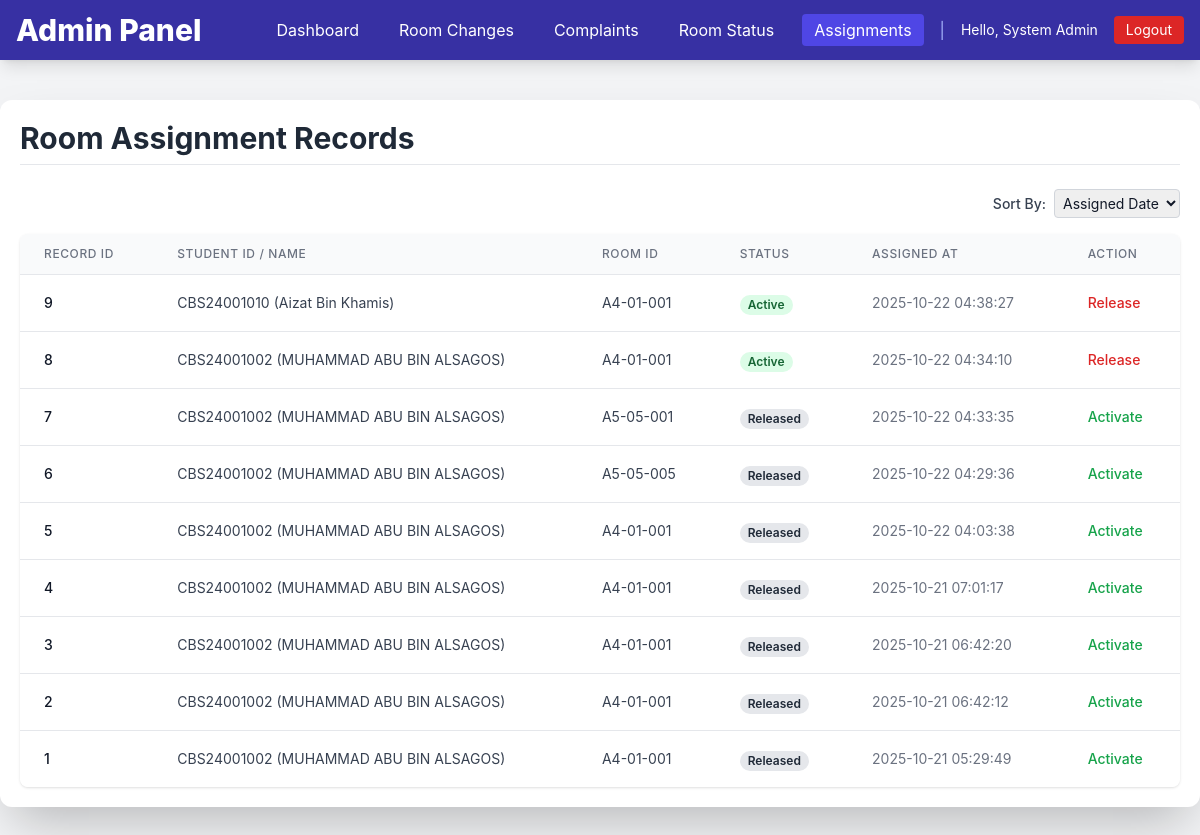
/admin_assignment_records.php (signed in), run on the app's committed database.
### tables this page shows
CREATE TABLE `student_rooms` (
  `sr_id` int(11) NOT NULL,
  `student_id` varchar(50) NOT NULL,
  `room_identifier` varchar(20) NOT NULL,
  `semester` varchar(50) DEFAULT NULL,
  `status` varchar(50) DEFAULT 'Active',
  `assigned_at` timestamp NOT NULL DEFAULT current_timestamp(),
  `released_at` timestamp NULL DEFAULT NULL
);

CREATE TABLE `users` (
  `student_id` varchar(50) NOT NULL,
  `full_name` varchar(200) NOT NULL,
  `email` varchar(255) NOT NULL,
  `phone` varchar(30) DEFAULT NULL,
  `password` varchar(255) NOT NULL,
  `role` varchar(20) NOT NULL,
  `gender` varchar(10) DEFAULT NULL,
  `created_at` timestamp NOT NULL DEFAULT current_timestamp(),
  `updated_at` timestamp NOT NULL DEFAULT current_timestamp() ON UPDATE current_timestamp()
);

### conn.php (called while the page is built, shortened)
<?php
$host = 'localhost';
$user = 'root';
$pass = '';
$dbname = 'hostel';
$conn = new mysqli($host, $user, $pass, $dbname);
function getRoomRegisterRecords($sort_by = 'assigned_at') {
    global $conn;
    $allowed_columns = ['sr_id', 'student_id', 'room_identifier', 'semester', 'assignment_status', 'assigned_at', 'released_at'];
    $order_column = in_array($sort_by, $allowed_columns) ? $sort_by : 'assigned_at';
    $order_direction = 'DESC';
    $query = "SELECT sr.sr_id, sr.student_id, sr.room_identifier, sr.semester, sr.status as assignment_status, sr.assigned_at, sr.released_at, u.full_name
              FROM student_rooms sr
              JOIN users u ON sr.student_id = u.student_id
              ORDER BY $order_column $order_direction";
    $result = $conn->query($query);
    $data = [];
    if ($result) {
        while ($row = $result->fetch_assoc()) {
            $data[] = $row;
        }
    }
    return $data;
}
?>

### admin_assignment_records.php (the view, shortened to what this page needs)
<?php
require_once 'conn.php';
$sort_by = $_GET['sort'] ?? 'assigned_at';
$register_records = getRoomRegisterRecords($sort_by);
?>
<!DOCTYPE html>
<html lang="en">
<head>
    <script src="https://cdn.tailwindcss.com"></script>
</head>
<body class="bg-gray-100 text-gray-900 m-0 p-0">
    <?php include 'admin_nav.php'; ?>
    <div class="max-w-7xl mx-auto my-10 p-5 bg-white rounded-xl shadow-2xl">
        <h2 class="text-3xl font-bold text-gray-800 mb-6 border-b pb-2">Room Assignment Records</h2>
        <div class="mb-4 flex justify-end items-center space-x-2">
            <label for="sort-select" class="text-sm font-medium text-gray-700">Sort By:</label>
            <select id="sort-select" onchange="window.location.href='admin_assignment_records.php?sort=' + this.value" class="p-1 border border-gray-300 rounded text-sm">
                <option value="assigned_at" <?php echo $sort_by === 'assigned_at' ? 'selected' : ''; ?>>Assigned Date</option>
            </select>
        </div>
        <div class="overflow-x-auto bg-white rounded-lg shadow">
            <table class="min-w-full divide-y divide-gray-200">
                <thead class="bg-gray-50">
                    <tr>
                        <th class="px-6 py-3 text-left text-xs font-medium text-gray-500 uppercase tracking-wider">Record ID</th>
                        <th class="px-6 py-3 text-left text-xs font-medium text-gray-500 uppercase tracking-wider">Student ID / Name</th>
                        <th class="px-6 py-3 text-left text-xs font-medium text-gray-500 uppercase tracking-wider">Room ID</th>
                        <th class="px-6 py-3 text-left text-xs font-medium text-gray-500 uppercase tracking-wider">Status</th>
                        <th class="px-6 py-3 text-left text-xs font-medium text-gray-500 uppercase tracking-wider">Assigned At</th>
                        <th class="px-6 py-3 text-left text-xs font-medium text-gray-500 uppercase tracking-wider">Action</th>
                    </tr>
                </thead>
                <tbody class="bg-white divide-y divide-gray-200">
                    <?php foreach ($register_records as $record): ?>
                        <tr>
                            <td class="px-6 py-4 whitespace-nowrap text-sm font-medium text-gray-900"><?php echo htmlspecialchars($record['sr_id']); ?></td>
                            <td class="px-6 py-4 whitespace-nowrap text-sm text-gray-700">
                                <?php echo htmlspecialchars($record['student_id']); ?> (<?php echo htmlspecialchars($record['full_name']); ?>)
                            </td>
                            <td class="px-6 py-4 whitespace-nowrap text-sm text-gray-700"><?php echo htmlspecialchars($record['room_identifier']); ?></td>
                            <td class="px-6 py-4 whitespace-nowrap">
                                <span class="px-2 inline-flex text-xs leading-5 font-semibold rounded-full
                                    <?php
                                        if ($record['assignment_status'] === 'Active') echo 'bg-green-100 text-green-800';
                                        elseif (strpos($record['assignment_status'], 'Released') !== false) echo 'bg-gray-200 text-gray-800';
                                        else echo 'bg-yellow-100 text-yellow-800';
                                    ?>">
                                    <?php echo htmlspecialchars($record['assignment_status']); ?>
                                </span>
                            </td>
                            <td class="px-6 py-4 whitespace-nowrap text-sm text-gray-500"><?php echo htmlspecialchars($record['assigned_at']); ?></td>
                            <td class="px-6 py-4 whitespace-nowrap text-sm font-medium">
                                <?php if ($record['assignment_status'] === 'Active'): ?>
                                    <a href="admin_assignment_records.php?action=release&sr_id=<?php echo $record['sr_id']; ?>"
                                       onclick="return confirm('Confirm RELEASE Student <?php echo $record['student_id']; ?> from Room <?php echo $record['room_identifier']; ?>?')"
                                       class="text-red-600 hover:text-red-900 font-medium">Release</a>
                                <?php else: ?>
                                    <a href="admin_assignment_records.php?action=activate&sr_id=<?php echo $record['sr_id']; ?>"
                                       onclick="return confirm('Confirm ACTIVATE this assignment for Student <?php echo $record['student_id']; ?>? NOTE: This does NOT check room availability.')"
                                       class="text-green-600 hover:text-green-900 font-medium">Activate</a>
                                <?php endif; ?>
                            </td>
                        </tr>
                    <?php endforeach; ?>
                </tbody>
            </table>
        </div>
    </div>
</body>
</html>

### admin_assignment_records.php (style rules this page uses)
body { font-family: 'Inter', system-ui, sans-serif; }

### data on the page
student_rooms: sr_id "9", student "CBS24001010", student.full_name "Aizat Bin Khamis", room_identifier "A4-01-001", status "Active", assigned_at "2025-10-22 04:38:27"
student_rooms: sr_id "8", student "CBS24001002", student.full_name "MUHAMMAD ABU BIN ALSAGOS", room_identifier "A4-01-001", status "Active", assigned_at "2025-10-22 04:34:10"
student_rooms: sr_id "7", student "CBS24001002", student.full_name "MUHAMMAD ABU BIN ALSAGOS", room_identifier "A5-05-001", status "Released", assigned_at "2025-10-22 04:33:35"
student_rooms: sr_id "6", student "CBS24001002", student.full_name "MUHAMMAD ABU BIN ALSAGOS", room_identifier "A5-05-005", status "Released", assigned_at "2025-10-22 04:29:36"
student_rooms: sr_id "5", student "CBS24001002", student.full_name "MUHAMMAD ABU BIN ALSAGOS", room_identifier "A4-01-001", status "Released", assigned_at "2025-10-22 04:03:38"
student_rooms: sr_id "4", student "CBS24001002", student.full_name "MUHAMMAD ABU BIN ALSAGOS", room_identifier "A4-01-001", status "Released", assigned_at "2025-10-21 07:01:17"
student_rooms: sr_id "3", student "CBS24001002", student.full_name "MUHAMMAD ABU BIN ALSAGOS", room_identifier "A4-01-001", status "Released", assigned_at "2025-10-21 06:42:20"
student_rooms: sr_id "2", student "CBS24001002", student.full_name "MUHAMMAD ABU BIN ALSAGOS", room_identifier "A4-01-001", status "Released", assigned_at "2025-10-21 06:42:12"
student_rooms: sr_id "1", student "CBS24001002", student.full_name "MUHAMMAD ABU BIN ALSAGOS", room_identifier "A4-01-001", status "Released", assigned_at "2025-10-21 05:29:49"

### other printed values
$_SESSION['full_name'] "System Admin"
